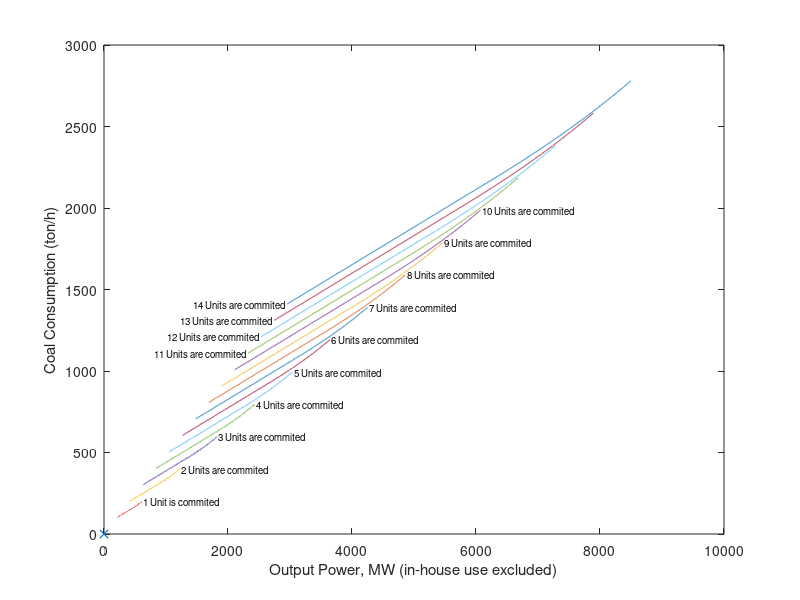

This figure's MATLAB source: (Note: this script raises an error after producing the figure.)
clear
close all
clc
format compact

coal_nameplate = 660; % [MW]

coal_num = 14; % 3 units

dx = 6000;
u_coal_unit = linspace(0.4,1,dx) * coal_nameplate;
v_coal_unit = u_coal_unit-0.08*coal_nameplate;
f_coal_unit = (266*linspace(0.4,1,dx).^2 -507*linspace(0.4,1,dx) + 542).*linspace(0.4,1,dx)*coal_nameplate/1e3; %[g/kWh]
u_min = min(u_coal_unit);
v_min = min(v_coal_unit);
f_min = min(f_coal_unit);


%% ========================================================================
figure(3); clf; hold on; box on;

% No unit
plot(0, 0, 'x');

% ====================
% One unit
n = 1;
plot(v_coal_unit, f_coal_unit);
text(v_coal_unit(end), f_coal_unit(end), ' 1 Unit is commited', 'fontsize', 7);

% ====================
% Multiple units
tic;
for n = 2:coal_num
    v_long = v_coal_unit*n;

    u = ones(n, dx) * u_min;
    v = ones(n, dx) * v_min;
    f = ones(n, dx) * f_min;
    
    u_extended = zeros(n, dx, n);
    v_extended = zeros(n, dx, n);
    f_extended = zeros(n, dx, n);
    u_sum = zeros(n, dx);
    v_sum = zeros(n, dx);
    f_sum = zeros(n, dx);
    for cmtd = 1:n
        u(cmtd,:) = u_coal_unit;
        v(cmtd,:) = v_coal_unit;
        f(cmtd,:) = f_coal_unit;
        
        u_sum(cmtd,:) = sum(u);
        v_sum(cmtd,:) = sum(v);
        f_sum(cmtd,:) = sum(f);
        
        for nn = 1:n
            u_extended(nn,:,cmtd) = interp1(v_sum(cmtd,:),u(nn,:),v_long);
            v_extended(nn,:,cmtd) = interp1(v_sum(cmtd,:),v(nn,:),v_long);
            f_extended(nn,:,cmtd) = interp1(v_sum(cmtd,:),f(nn,:),v_long);
        end
    end
    f_combined = squeeze(sum(f_extended))';
    [value, id_row] = min(f_combined);
    
    id_col = 1:length(id_row);
    id = sub2ind([n,dx], id_row, id_col);
    opt_f = value; % [1]x[dx]
    opt_u = zeros(n,dx);
    opt_v = zeros(n,dx);
    for nn = 1:n
        u1_extended = squeeze(u_extended(nn,:,:))';
        opt_u(nn,:) = u1_extended(id);
        v1_extended = squeeze(u_extended(nn,:,:))';
        opt_v(nn,:) = v1_extended(id);
    end
    
    id_bad = isnan(opt_f);
    v_long(id_bad) = [];
    opt_f(id_bad) = [];
    opt_u(:,id_bad) = [];
    opt_v(:,id_bad) = [];
    
    plot(v_long, opt_f);
    if n<11
    text(v_long(end), opt_f(end), [' ', num2str(n), ' Units are commited'], 'fontsize', 7);
    else
    text(v_long(1), opt_f(1), [' ', num2str(n), ' Units are commited '], 'fontsize', 7, 'horizontalalignment', 'right');
    end
    toc;
end
xlabel('Output Power, MW (in-house use excluded)');
ylabel('Coal Consumption (ton/h)');
my_gridline;


%% myopic unit commitment


